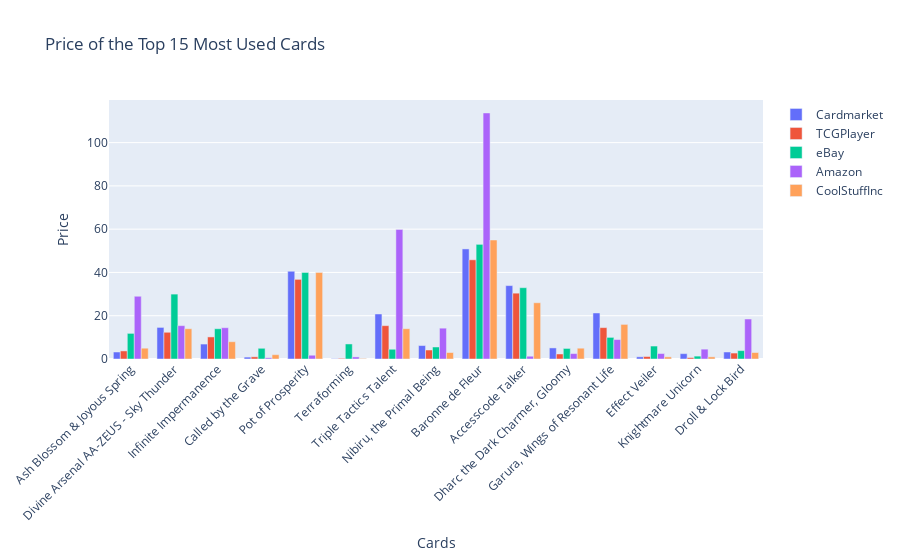

The code cell stored with this chart in its notebook:
### Code cell
# Create the figure and bars
fig = go.Figure()

# Add the bars for each store
fig.add_trace(go.Bar(
    x=df15['name'],
    y=df15['cardmarket_price'],
    name='Cardmarket'
))
fig.add_trace(go.Bar(
    x=df15['name'],
    y=df15['tcgplayer_price'],
    name='TCGPlayer'
))
fig.add_trace(go.Bar(
    x=df15['name'],
    y=df15['ebay_price'],
    name='eBay'
))
fig.add_trace(go.Bar(
    x=df15['name'],
    y=df15['amazon_price'],
    name='Amazon'
))
fig.add_trace(go.Bar(
    x=df15['name'],
    y=df15['coolstuffinc_price'],
    name='CoolStuffInc'
))

# Configure the layout of the graph
fig.update_layout(
    title='Price of the Top 15 Most Used Cards',
    xaxis_title='Cards',
    yaxis_title='Price',
    barmode='group',
    xaxis_tickangle=-45
)

# Show the interactive graph
fig.show()

### Figure 1 — Plotly figure (JSON) as saved in the notebook; plotly's stock layout.template omitted (floating-point values rounded to 4 significant figures)
{"data": [{"name": "Cardmarket", "type": "bar", "x": ["Ash Blossom & Joyous Spring", "Divine Arsenal AA-ZEUS - Sky Thunder", "Infinite Impermanence", "Called by the Grave", "Pot of Prosperity", "Terraforming", "Triple Tactics Talent", "Nibiru, the Primal Being", "Baronne de Fleur", "Accesscode Talker", "Dharc the Dark Charmer, Gloomy", "Garura, Wings of Resonant Life", "Effect Veiler", "Knightmare Unicorn", "Droll & Lock Bird"], "y": [3.23, 14.6, 6.91, 0.88, 40.55, 0.15, 20.81, 6.21, 50.87, 33.92, 5.12, 21.27, 1.01, 2.47, 3.24]}, {"name": "TCGPlayer", "type": "bar", "x": ["Ash Blossom & Joyous Spring", "Divine Arsenal AA-ZEUS - Sky Thunder", "Infinite Impermanence", "Called by the Grave", "Pot of Prosperity", "Terraforming", "Triple Tactics Talent", "Nibiru, the Primal Being", "Baronne de Fleur", "Accesscode Talker", "Dharc the Dark Charmer, Gloomy", "Garura, Wings of Resonant Life", "Effect Veiler", "Knightmare Unicorn", "Droll & Lock Bird"], "y": [3.74, 12.35, 10.2, 1.01, 36.8, 0.3, 15.4, 4.15, 45.84, 30.42, 2.32, 14.5, 1.14, 0.64, 2.75]}, {"name": "eBay", "type": "bar", "x": ["Ash Blossom & Joyous Spring", "Divine Arsenal AA-ZEUS - Sky Thunder", "Infinite Impermanence", "Called by the Grave", "Pot of Prosperity", "Terraforming", "Triple Tactics Talent", "Nibiru, the Primal Being", "Baronne de Fleur", "Accesscode Talker", "Dharc the Dark Charmer, Gloomy", "Garura, Wings of Resonant Life", "Effect Veiler", "Knightmare Unicorn", "Droll & Lock Bird"], "y": [11.84, 29.99, 13.99, 4.95, 39.99, 6.95, 4.5, 5.55, 52.98, 32.95, 4.88, 9.99, 5.99, 1.33, 3.88]}, {"name": "Amazon", "type": "bar", "x": ["Ash Blossom & Joyous Spring", "Divine Arsenal AA-ZEUS - Sky Thunder", "Infinite Impermanence", "Called by the Grave", "Pot of Prosperity", "Terraforming", "Triple Tactics Talent", "Nibiru, the Primal Being", "Baronne de Fleur", "Accesscode Talker", "Dharc the Dark Charmer, Gloomy", "Garura, Wings of Resonant Life", "Effect Veiler", "Knightmare Unicorn", "Droll & Lock Bird"], "y": [28.99, 15.41, 14.46, 0.57, 1.74, 0.96, 59.88, 14.25, 113.7, 1.28, 2.5, 8.99, 2.52, 4.55, 18.48]}, {"name": "CoolStuffInc", "type": "bar", "x": ["Ash Blossom & Joyous Spring", "Divine Arsenal AA-ZEUS - Sky Thunder", "Infinite Impermanence", "Called by the Grave", "Pot of Prosperity", "Terraforming", "Triple Tactics Talent", "Nibiru, the Primal Being", "Baronne de Fleur", "Accesscode Talker", "Dharc the Dark Charmer, Gloomy", "Garura, Wings of Resonant Life", "Effect Veiler", "Knightmare Unicorn", "Droll & Lock Bird"], "y": [4.99, 13.99, 7.99, 1.99, 39.99, 0.25, 13.99, 2.99, 54.99, 25.99, 4.99, 15.99, 0.99, 0.99, 2.99]}], "layout": {"barmode": "group", "title": {"text": "Price of the Top 15 Most Used Cards"}, "xaxis": {"tickangle": -45, "title": {"text": "Cards"}}, "yaxis": {"title": {"text": "Price"}}}}
